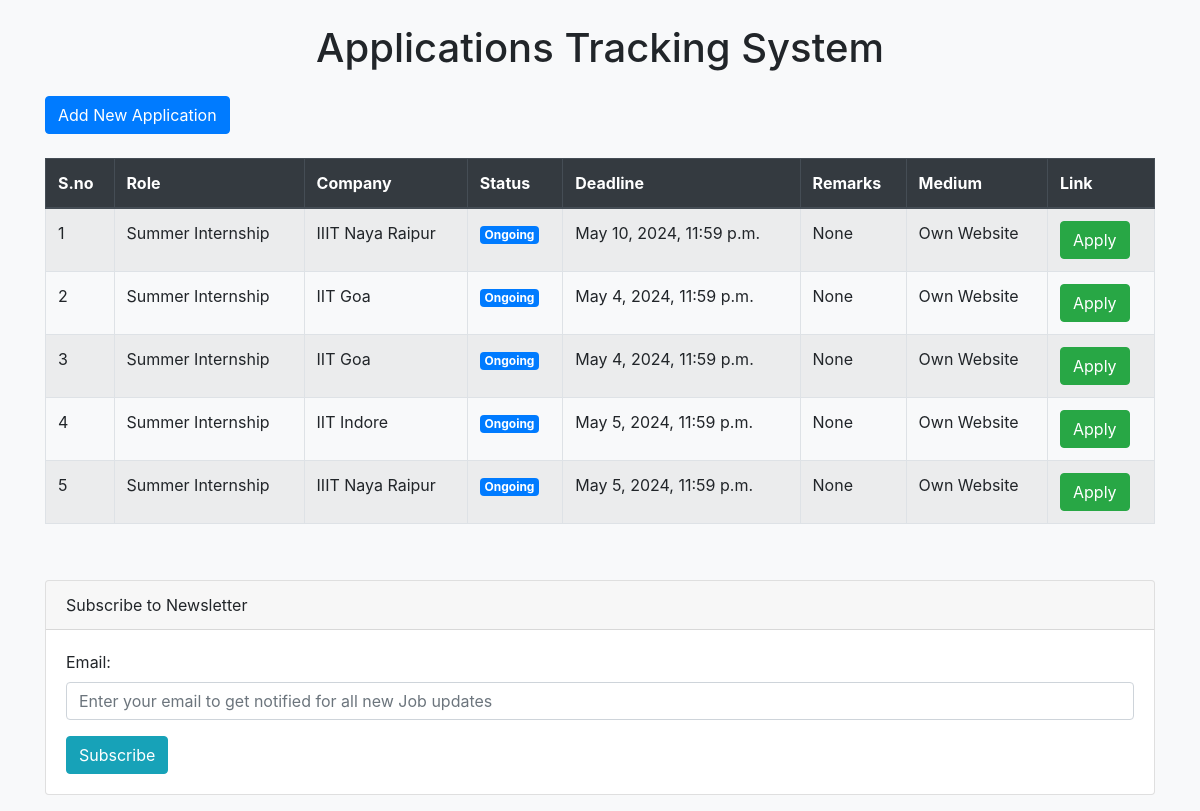
The app's page /, older data.
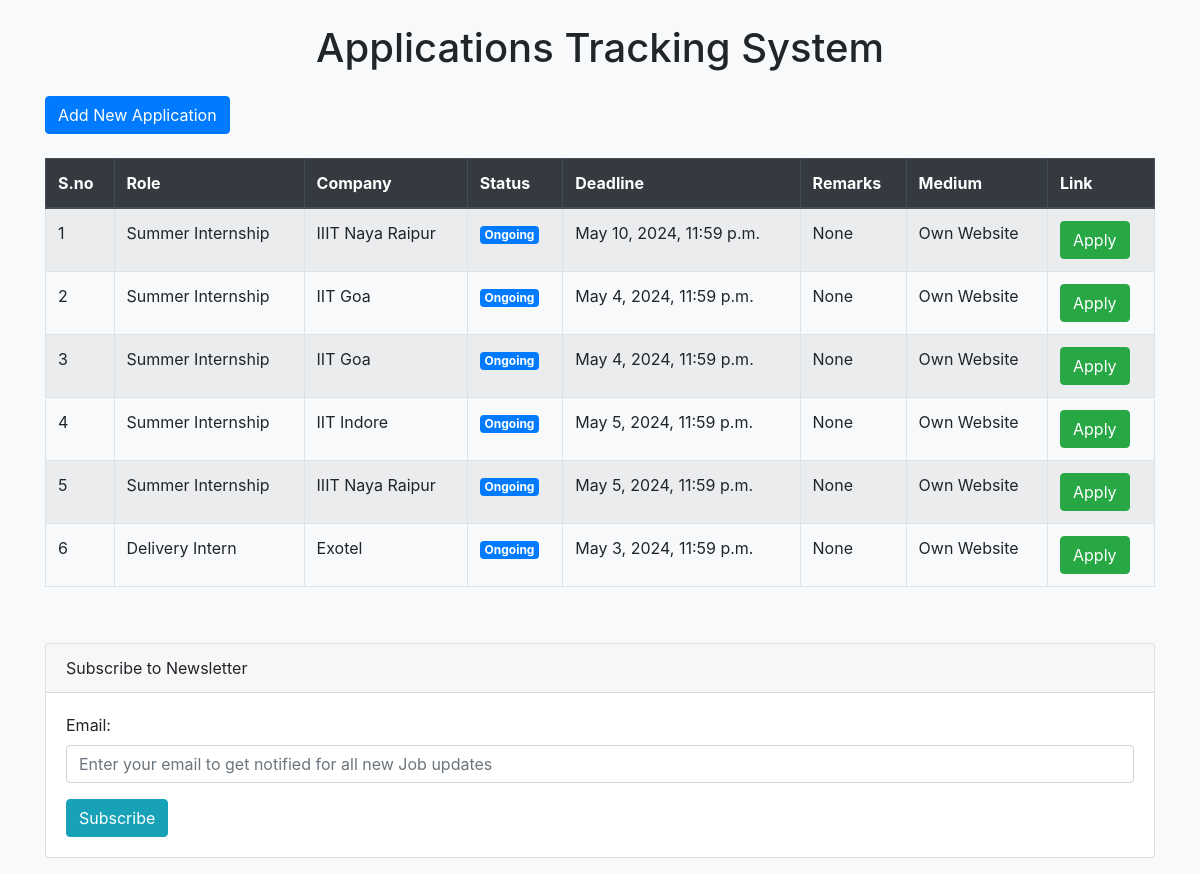
The same page, newer data.
### jobs/models.py (models this page shows, shortened)
class JobApplication(models.Model):
    s_no = models.AutoField(primary_key=True)
    company = models.CharField(max_length=100,blank=True)
    role = models.CharField(max_length=100,blank=True)
    deadline = models.DateTimeField(blank=True)
    status = models.CharField(max_length=50,blank=True)
    link = models.URLField(max_length=200,blank=True)
    remarks = models.TextField(blank=True)
    medium = models.CharField(max_length=50,blank=True)

### jobs/views.py (the view)
# urls.py: path('', views.index, name='index'),
def index(request):
    if request.method == 'POST':
        company = request.POST.get('company')
        role = request.POST.get('role')
        deadline = request.POST.get('deadline')
        status = request.POST.get('status')
        link = request.POST.get('link')
        remarks = request.POST.get('remarks')
        medium = request.POST.get('medium')
        JobApplication.objects.create(
            company=company,
            role=role,
            deadline=deadline,
            status=status,
            link=link,
            remarks=remarks,
            medium=medium
        )
        send_newsletter_to_subscribers()
        return redirect('index')
    else:
        applications = JobApplication.objects.all()
        return render(request, 'index.html', {'applications': applications})

### templates/index.html (shortened to what this page needs)
<!DOCTYPE html>
<html lang="en">
<head>
    <link href="https://stackpath.bootstrapcdn.com/bootstrap/4.5.2/css/bootstrap.min.css" rel="stylesheet">
</head>
<body class="bg-light">
    <div class="container py-4">
        <h1 class="text-center mb-4">Applications Tracking System</h1>
        <button id="addApplicationBtn" class="btn btn-primary mb-4">Add New Application</button>
        <div class="table-responsive">
            <table class="table table-striped table-bordered">
                <thead class="thead-dark">
                    <tr>
                        <th>S.no</th>
                        <th>Role</th>
                        <th>Company</th>
                        <th>Status</th>
                        <th>Deadline</th>
                        <th>Remarks</th>
                        <th>Medium</th>
                        <th>Link</th>
                    </tr>
                </thead>
                <tbody>
                    {% for application in applications %}
                    <tr>
                        <td>{{forloop.counter}}</td>
                        <td>{{ application.role }}</td>
                        <td>{{ application.company }}</td>
                        <td>
                            {% if application.status == 'ongoing' %}
                                <span class="badge badge-primary">Ongoing</span>
                            {% elif application.status == 'closed' %}
                                <span class="badge badge-success">Closed</span>
                            {% else %}
                                <span class="badge badge-warning">Awaiting</span>
                            {% endif %}
                        </td>
                        <td>{{ application.deadline }}</td>
                        <td>
                            {% if application.remarks %}
                                {{ application.remarks }}
                            {% else %}
                                None
                            {% endif %}
                        </td>
                        <td>{{ application.medium }}</td>
                        <td>
                            <a href="{{ application.link }}" class="btn btn-success" target="_blank">Apply</a>
                        </td>
                    </tr>
                    {% endfor %}
                </tbody>
            </table>
        </div>
    </div>
      <footer class="footer mt-auto py-3 bg-light">
        <div class="container">
            <div class="card">
                <div class="card-header">
                    Subscribe to Newsletter
                </div>
                <div class="card-body">
                    <form id="newsletterForm" action="{% url 'subscribe_newsletter' %}" method="post">
                        <div class="form-group">
                            <label for="email">Email:</label>
                            <input type="email" name="email" id="email" class="form-control" placeholder="Enter your email to get notified for all new Job updates" required>
                        </div>
                        <button type="submit" class="btn btn-info">Subscribe</button>
                    </form>
                </div>
            </div>
        </div>
    </footer>
</body>
</html>

Row changes from the older to the newer data that the page shows:
added JobApplication: role "Delivery Intern", company "Exotel", status "Ongoing", deadline "May 3, 2024, 11:59 p.m.", remarks "None", medium "Own Website"
